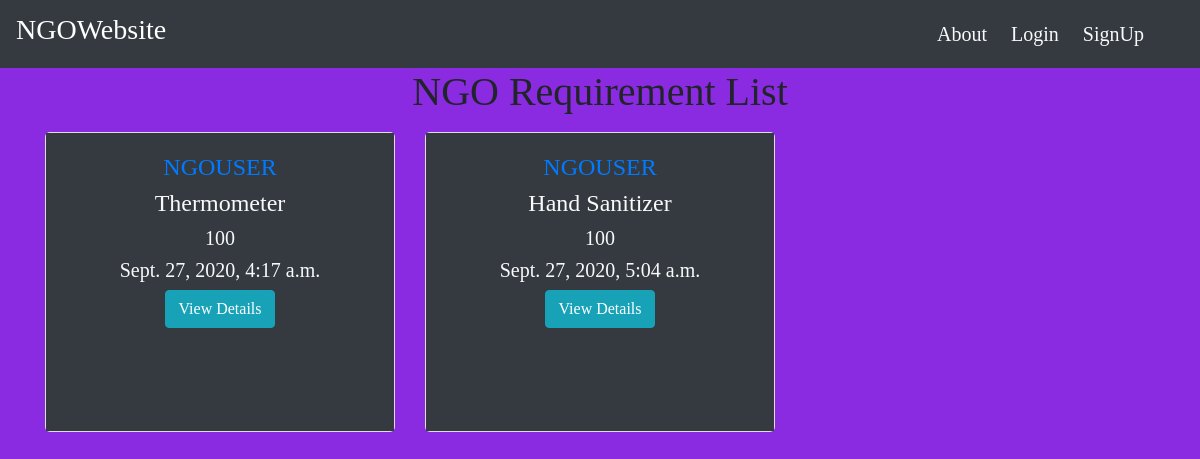
Page /home/ on the earlier database version.
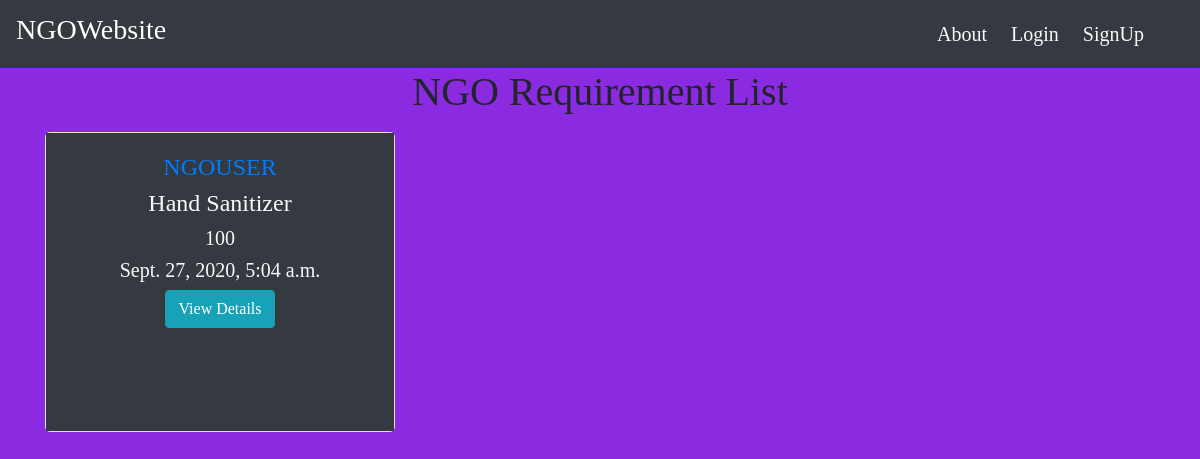
Same page on the later database version.
### main/models.py (models this page shows, shortened)
class Requirements(models.Model):
    EQUIPMENTS = (
        ('Thermometer', 'Thermometer'),
        ('Oximeter', 'Oximeter'),
        ('KN95 Mask', 'KN95 Mask'),
        ('PPE Kit', 'PPE Kit'),
        ('3M Mask', '3M Mask'),
        ('Protective Goggles', 'Protective Goggles'),
        ('Hand Sanitizer', 'Hand Sanitizer'),
        ('Gloves', 'Gloves'),
        ('Face Shield', 'Face Shield'),
        ('Test Kit', 'Test Kit'),
        ('Ventilators', 'Ventilators'),
        ('Beds', 'Beds'),
        ('Medicines', 'Medicines'),
        ('Others', 'Others'),
    )
    created_by = models.ForeignKey(User, on_delete=models.CASCADE)
    equipments = models.CharField(max_length=32,choices=EQUIPMENTS, blank=False)
    quantity = models.IntegerField(default=1, blank=False)
    description = models.TextField(blank=True)
    reason = models.CharField(max_length=255,blank=False)
    required_by = models.DateTimeField(default=timezone.now)
    additional = models.CharField(max_length=255,blank=True)

class User(AbstractUser):
    mobile_number = models.CharField(max_length=10)
    address = models.CharField(max_length=150)
    city =  models.CharField(max_length=50)
    pincode = models.CharField(max_length=10)
    is_NGO = models.BooleanField(default=False)
    is_Donor = models.BooleanField(default=False)
    credit = models.IntegerField(default=0)

### main/views.py (the view)
# urls.py: 2. Add a URL to urlpatterns:  path('', views.home, name='home')
def home(request):
    requirements = Requirements.objects.all()
    context = {
        'requirements':requirements
    }
    return render(request, 'main/homepage.html', context)

### main/templates/main/homepage.html
{% extends "main/layout.html" %}
{% block content %}
<div class="home">
    <div class="container">
      {% if requirements %}
      <h1 class="text-center mb-3">NGO Requirement List</h1>
      <div class="row">
        {% for requirement in requirements %}
            <div class="col-sm-4">
                <div class="card mb-3" style="height: 300px; border-radius: 5px;">
                    <div class="card-body text-center bg-dark text-light">
                      <h4 class="text-center"><a href="{% url 'main:requirements_detail' requirement.id %}">{{ requirement.created_by }} </a></h4>
                      <h4 class="text-center">{{ requirement.equipments }}</h4>
                      <h5 class="text-center">{{ requirement.quantity }}</h5>
                      <h5 class="text-center">{{ requirement.required_by }}</h5>
                      <a href="{% url 'main:requirements_detail' requirement.id %}" class="btn btn-info">View Details</a>
                    </div>
                </div>
            </div>
        {% endfor %}
      </div>
      {% endif %}
    </div>
</div>
{% endblock %}

Differences in the rows shown:
removed Requirements: created_by "NGOUSER", equipments "Thermometer", quantity "100", required_by "Sept. 27, 2020, 4:17 a.m."
